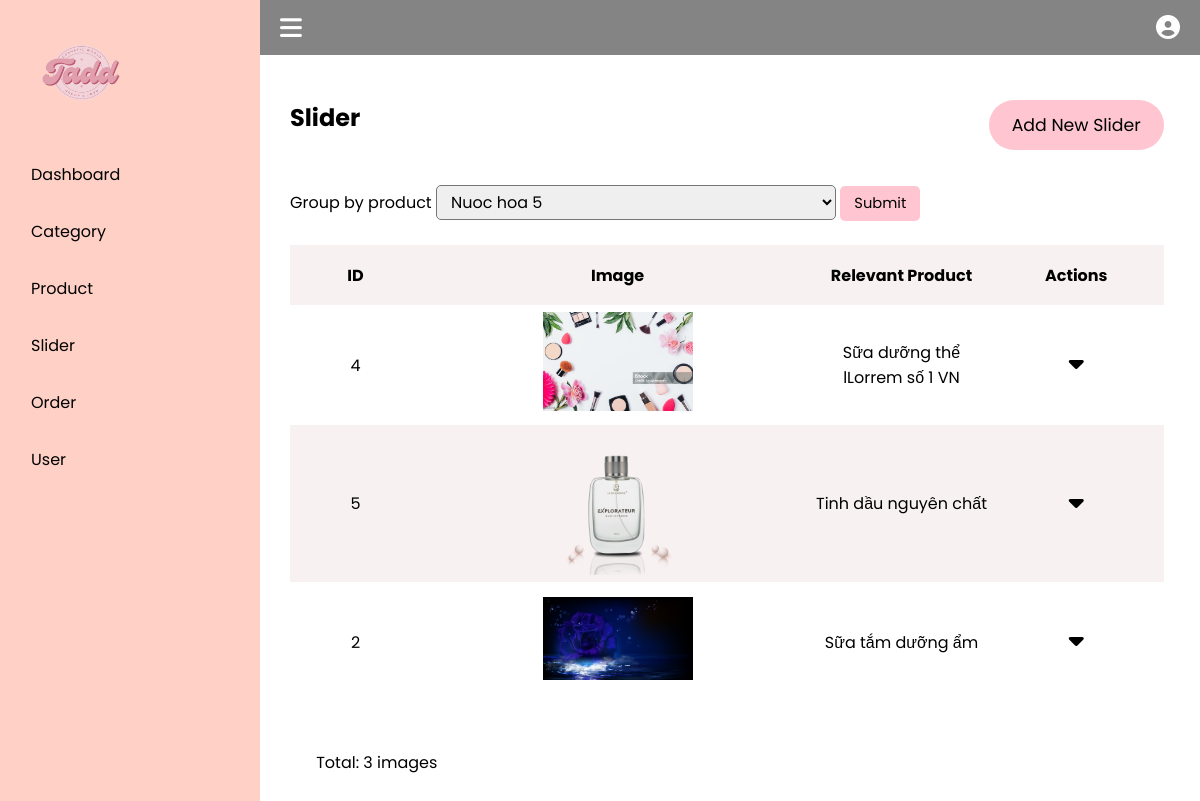
The app's page /admin/index.php?page=slider (signed in) with its own data.
### tables this page shows
CREATE TABLE `slider` (
  `slide_id` int(11) NOT NULL,
  `product_id` int(11) NOT NULL,
  `image` varchar(1000) NOT NULL,
  `created_at` timestamp NOT NULL DEFAULT current_timestamp() ON UPDATE current_timestamp()
);

CREATE TABLE `product` (
  `product_id` int(11) NOT NULL,
  `category_id` int(11) NOT NULL,
  `title` varchar(100) NOT NULL,
  `price` float NOT NULL,
  `image` varchar(100) NOT NULL,
  `description` varchar(100) NOT NULL,
  `created_at` timestamp NOT NULL DEFAULT current_timestamp()
);

### admin/modules/slider/show.php (the view, shortened to what this page needs)
<div class="view-and-search">
    <div class = "gr-by-prod" style = "width: 700px;">
        <form action = "" method = "POST">
            <span>Group by product</span>
            <select name="prod" id="" style = "height: 35px ; font-size: 12pt; cursor: pointer; width: 400px; border-radius: 5px; padding-left: 10px;">
                <?php
                $sql = "select * from product";
                $result = $con->query($sql);
                for ($i = 0; $i < $result->num_rows; $i++){
                    $row = $result->fetch_row();
                        echo "<option value = '$row[0]'>$row[2]</option>";
                }
                ?>
            </select>
            <input type="submit" class="search_sub" value = "Submit" name = "prod_sub">
        </form>
    </div>
</div>
<div class="table-container" id="users-table-container">
    <table border=0 id="users-table">
        <thead>
            <tr>
                <th style="width: 15%;">ID
                </th>
                <th style="width: 45%;">Image
                </th>
                <th style="width: 20%;">Relevant Product
                </th>
                <th style="width: 20%;">Actions
                </th>
            </tr>
        </thead>
            <?php
            if(isset($_POST["prod_sub"])){
                $key = $_POST["prod"];
                $sql = "select * from slider where product_id = '$key'";
            } else {
                $sql = "select * from slider  order by created_at desc";
            }
            $result = mysqli_query($con, $sql);
            if ($result->num_rows < 1) {
                echo "<tr><td colspan = 4><p style = 'color: red'>No image founded!</p></td></tr>";
            } else {
                $temp = 0;
                while ($row = mysqli_fetch_assoc($result)) {
                    $temp++;
                    if ($temp % 2 == 0) {
                        echo "<tr class = 'stripped-row'>";
                    } else {
                        echo "<tr>";
                    }
                    echo "<td >$row[slide_id]</td>
                    <td ><img src = '../upload/$row[image]'></td> ";
                    $sql1 = "select title from product where product_id = '$row[product_id]'";
                    $result1 = $con->query($sql1);
                    $title = $result1->fetch_row()[0];
                    echo "<td >$title</td>"
                    ;
                    echo "<td class = 'category-actions'>";
                    echo "<i class='fas fa-caret-down   actions-button'></i>";
                    echo "</td>";
                }
                echo "</table>
        </div>
        <div class='pagination-container'>
            <div class='showing-status'>
                <span>Total: </span>
                <?php echo '<span class='page-value'>$temp images</span>
            </div>
        </div>
    </div>
</main>";
            }
            ?>

### admin/css/style.css (style rules this page uses)
* { margin: 0; padding: 0; box-sizing: border-box; font-family: "Poppins", sans-serif; }
.pagination-container { height: 80px; align-items: center; display: flex; justify-content: space-between; padding: 3%; }
.showing-status { margin-top: 40px; width: 30%; }
.stripped-row { background-color: #f8f1f1; }
.view-and-search { margin-top: 50px; width: 100%; display: flex; justify-content: space-between; height: 5vh; }
.search_sub { width: 80px; height: 35px; font-size: 11pt; background-color:#FFC6D1; border: none; border-radius: 5px; }
.table-container { width: 100%; margin-top: 20px; }

### admin/css/product.css (style rules this page uses)
img { width: 150px; }

### admin/css/user.css (style rules this page uses)
#users-table { width: 100%; border-collapse: collapse; }
#users-table th { background-color: #f8f1f1; height: 60px; }
#users-table td { height: 120px; text-align: center; }

### admin/css/category.css (style rules this page uses)
.category-actions { position: relative; }
.category-actions i { cursor: pointer; font-size: 18pt; }

### records on screen
slider: slide_id "4", image (picture), product.title "Sữa dưỡng thể lLorrem số 1 VN"
slider: slide_id "5", image (picture), product.title "Tinh dầu nguyên chất"
slider: slide_id "2", image (picture), product.title "Sữa tắm dưỡng ẩm"

### other values on screen
$temp "3"
form field prod "Nuoc hoa 5"
